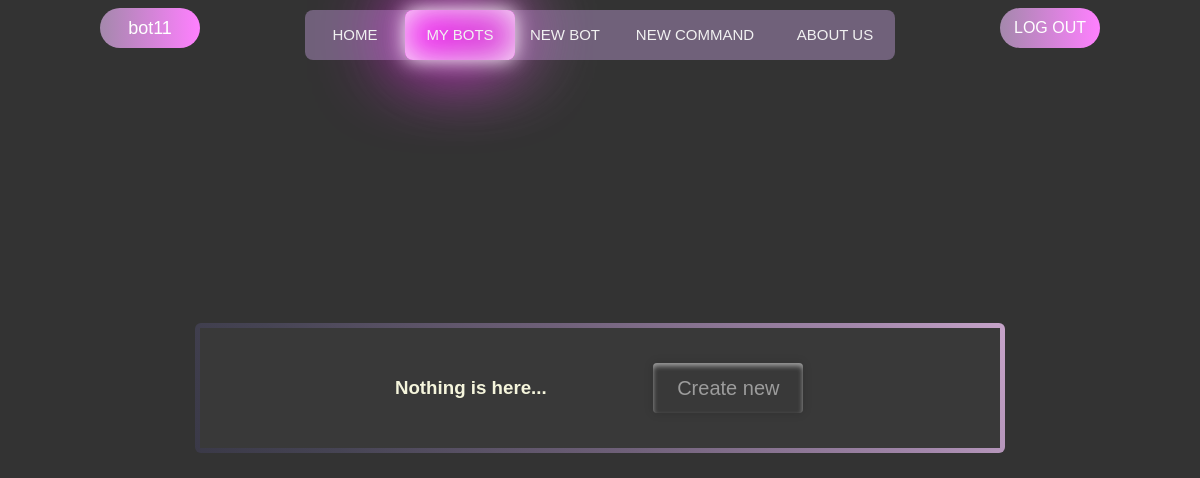
The app's page /bots/ (signed in), older data.
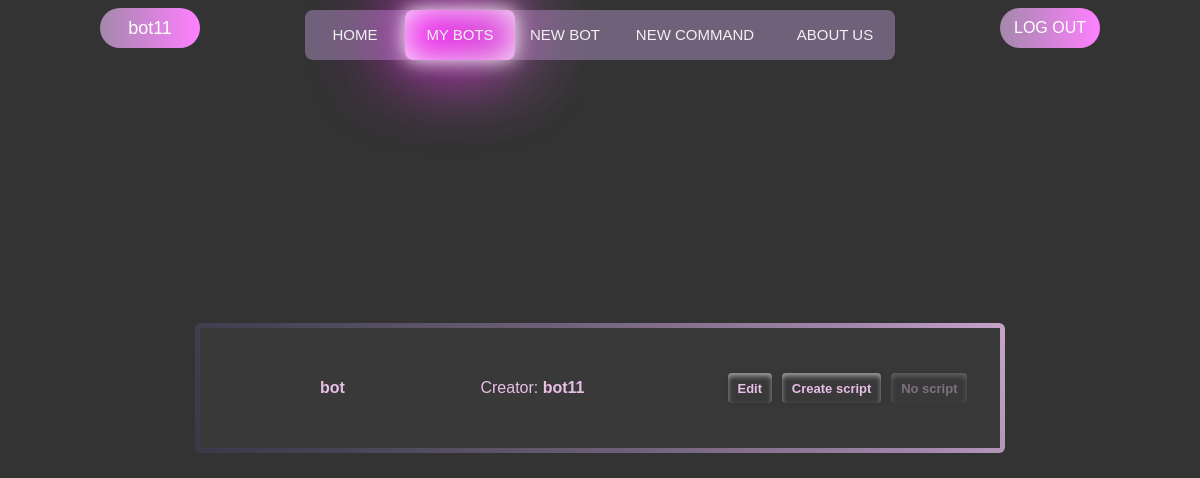
The same page, newer data.
### constructor/models.py (models this page shows, shortened)
class Bot(models.Model):
    user = models.ForeignKey(User, on_delete=models.CASCADE, null=True, blank=True)
    bot_username = models.CharField("Bot's username", max_length=30)
    bot_token = models.CharField("Bot's token", max_length=50, null=False)
    has_script = models.BooleanField('Has script?', default=False)
    script_path = models.CharField('Path', default='', max_length=70)

### authentication/models.py (models this page shows)
class CustomUser(AbstractUser):
    email = models.EmailField('Email', unique=True)
    avatar = models.ImageField('Avatar', blank=True, upload_to=f'avatars/')
    telegram_id = models.CharField('Telegram id', blank=True, max_length=40)
    def __str__(self):
        return self.username

### constructor/views.py (the view, shortened to what this page needs)
# urls.py: path('', BotList.as_view(), name='bots')
class BotList(LoginRequiredMixin, View):
    model = Bot
    template_name = 'constructor/bots-list.html'
    context_object_name = 'bots'
    def get(self, request):
        bots_without_commands = []
        bots = Bot.objects.all().filter(user=self.request.user)
        for bot in bots:
            if not Command.objects.all().filter(bot_name=bot.bot_username):
                bots_without_commands.append(bot.bot_username)
        return render(request,
                      self.template_name,
                      context={
                          "bots": Bot.objects.all().filter(user=self.request.user),
                          "commands": Command.objects.all(),
                          "bots_without_commands": bots_without_commands,
                      }
                      )

### constructor/templates/constructor/bots-list.html (shortened to what this page needs)
{% extends 'main/base.html' %}
{% load static %}
{% block links %}
    <link rel="stylesheet" href="{% static 'constructor/css/bot_list.css' %}">
    <link rel="stylesheet" href="https://cdn.jsdelivr.net/npm/bootstrap-icons@1.9.1/font/bootstrap-icons.css">
{% endblock %}
{% block div-animation %}<div class="animation start-bots"></div>{% endblock %}
{% block content %}
    <main>
        <div class="tasks-list gradient-border">
                    {% for bot in bots %}
                        <div class="overtask">
                            <div class="task">
                                <div class="task-content">
                                    <p><strong>{{bot.bot_username}}</strong></p>
                                    <p>Creator: <strong>{{ bot.user }}</strong> </p>
                                </div>
                                <div class="buttons">
                                    <td><a href="{% url 'bot-edit-page' pk=bot.bot_username %}"><button class="bot-btn edit-btn" type="button">Edit</button></a></td>
                                    <td>
                                            <form method="post">
                                                {% if bot.bot_username in bots_without_commands %}
                                                {% else %}
                                                    <button class="bot-btn create-script-btn" type="submit" name="{{ bot.bot_username }} {{ bot.bot_token }}">Create script</button>
                                                {% endif %}
                                            </form>
                                    </td>
                                    <td>
                                        {% if bot.has_script %}
                                            <a href="{% get_media_prefix %}{{ bot.script_path }}" download><button class="bot-btn script-btn">Download</button></a>
                                        {% else %}
                                            {% if bot.bot_username in bots_without_commands %}
                                                <a href="{% url 'bot-add-command' %}"><input class="create-sub" type="submit" value="Create new command"></a>
                                            {% else %}
                                                <a><button class="bot-btn script-btn noscr">No script</button></a>
                                            {% endif %}
                                        {% endif %}
                                    </td>
                                </div>
                        </div>
                        {% empty %}
                            <div class="overtask">
                                <div class="task">
                                    <h3>Nothing is here...</h3>
                                    <br>
                                    <a class='hlam' href="{% url 'create-new-bot' %}"><input class="sub" type="submit" value="Create new"></a>
                                </div>
                            </div>
                        {% endfor %}
            </div>
        </div>
    </main>
{% endblock %}

Row changes from the older to the newer data that the page shows:
added Bot: bot_username "bot", user "bot11", has_script "No script"
Text that changed along with them:
form field value: "Create new" → (not shown)
text no longer shown: "Nothing is here..."
